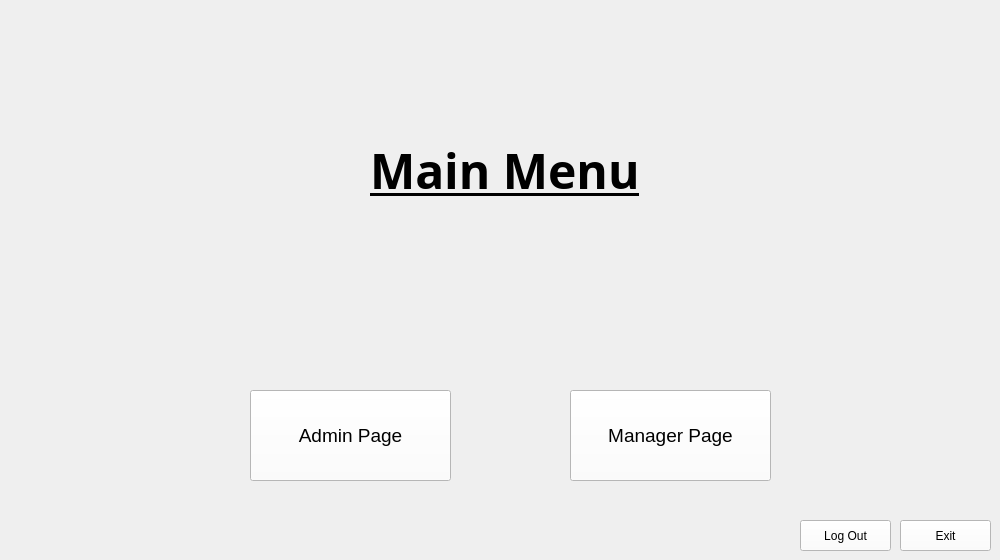
    <widget class="QWidget" name="page_2">
     <property name="styleSheet">
      <string notr="true">background-image: url(:/photos/photos/garage.jpeg);</string>
     </property>
     <widget class="QPushButton" name="pushButton_3">
      <property name="geometry">
       <rect>
        <x>800</x>
        <y>520</y>
        <width>91</width>
        <height>31</height>
       </rect>
      </property>
      <property name="styleSheet">
       <string notr="true">background:rgba(255,255,255,.0);
background-color: rgb(255, 255, 255);
</string>
      </property>
      <property name="text">
       <string>Log Out</string>
      </property>
     </widget>
     <widget class="QPushButton" name="pushButton_4">
      <property name="geometry">
       <rect>
        <x>900</x>
        <y>520</y>
        <width>91</width>
        <height>31</height>
       </rect>
      </property>
      <property name="styleSheet">
       <string notr="true">background:rgba(255,255,255,.0);
background-color: rgb(255, 255, 255);</string>
      </property>
      <property name="text">
       <string>Exit</string>
      </property>
     </widget>
     <widget class="QPushButton" name="pushButton_5">
      <property name="geometry">
       <rect>
        <x>250</x>
        <y>390</y>
        <width>201</width>
        <height>91</height>
       </rect>
      </property>
      <property name="font">
       <font>
        <pointsize>14</pointsize>
       </font>
      </property>
      <property name="styleSheet">
       <string notr="true">background:rgba(255,255,255,.0);
background-color: rgb(255, 255, 255);</string>
      </property>
      <property name="text">
       <string>Admin Page</string>
      </property>
     </widget>
     <widget class="QPushButton" name="pushButton_10">
      <property name="geometry">
       <rect>
        <x>570</x>
        <y>390</y>
        <width>201</width>
        <height>91</height>
       </rect>
      </property>
      <property name="font">
       <font>
        <pointsize>14</pointsize>
       </font>
      </property>
      <property name="styleSheet">
       <string notr="true">background:rgba(255,255,255,.0);
background-color: rgb(255, 255, 255);</string>
      </property>
      <property name="text">
       <string>Manager Page</string>
      </property>
     </widget>
     <widget class="QLabel" name="label_9">
      <property name="geometry">
       <rect>
        <x>370</x>
        <y>120</y>
        <width>291</width>
        <height>101</height>
       </rect>
      </property>
      <property name="font">
       <font>
        <family>Arial Black</family>
        <pointsize>36</pointsize>
        <weight>75</weight>
        <bold>true</bold>
        <underline>true</underline>
       </font>
      </property>
      <property name="styleSheet">
       <string notr="true">background:rgba(255,255,255,.2);</string>
      </property>
      <property name="text">
       <string>Main Menu</string>
      </property>
     </widget>
    </widget>
